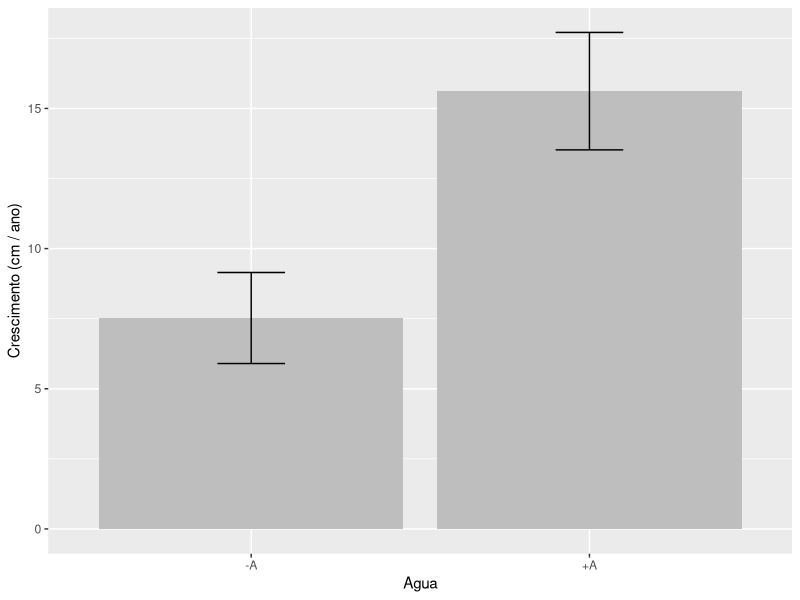
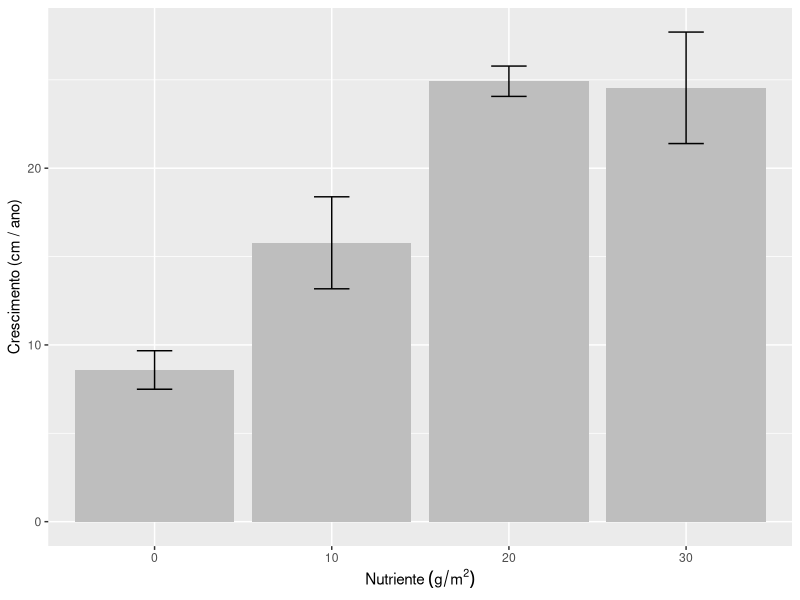
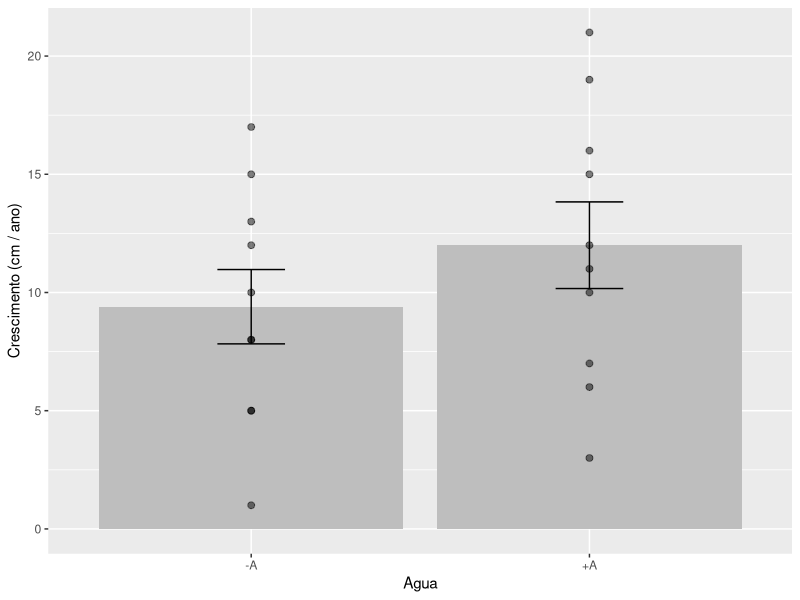
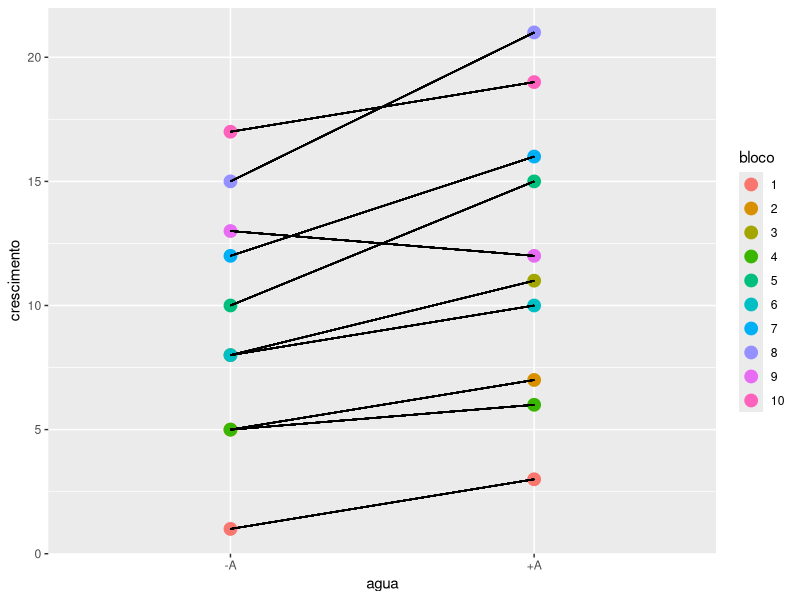
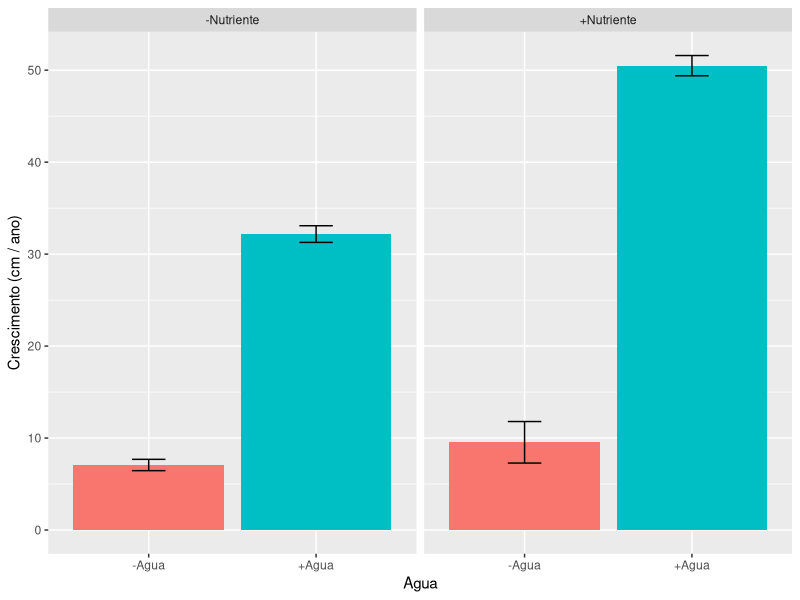
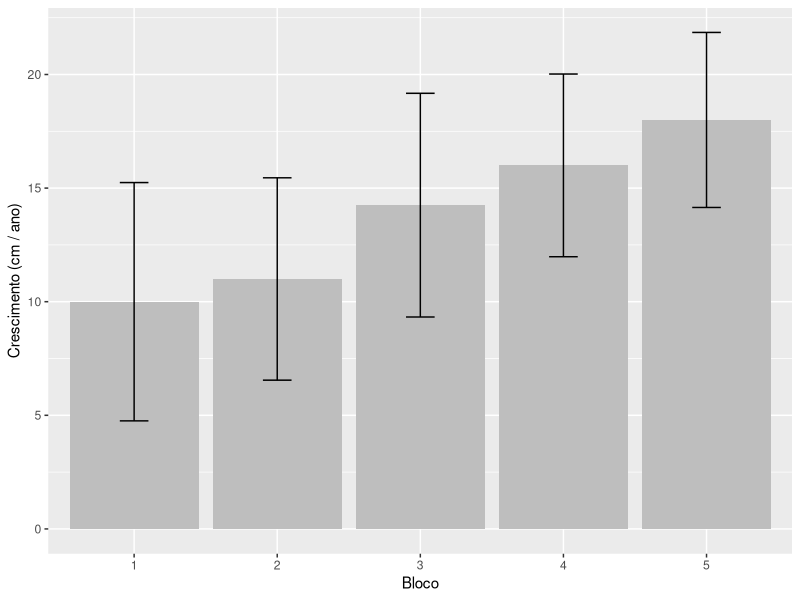
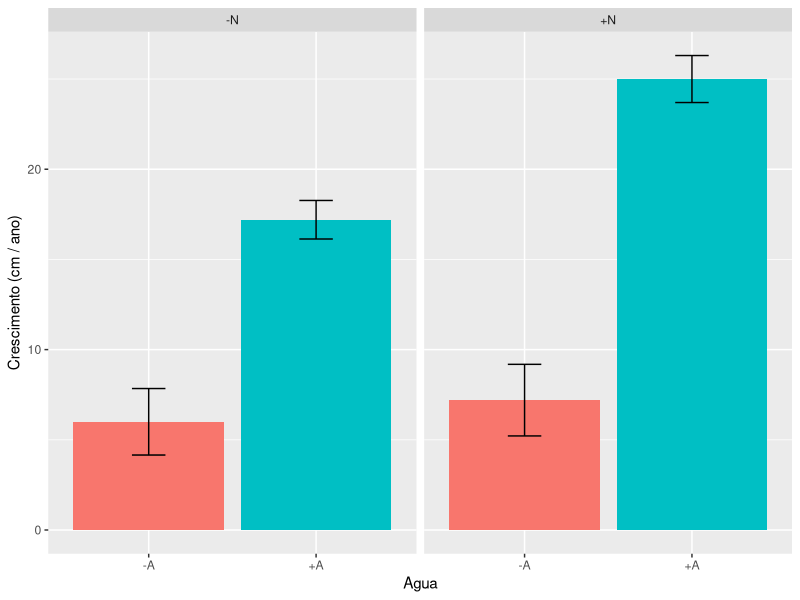
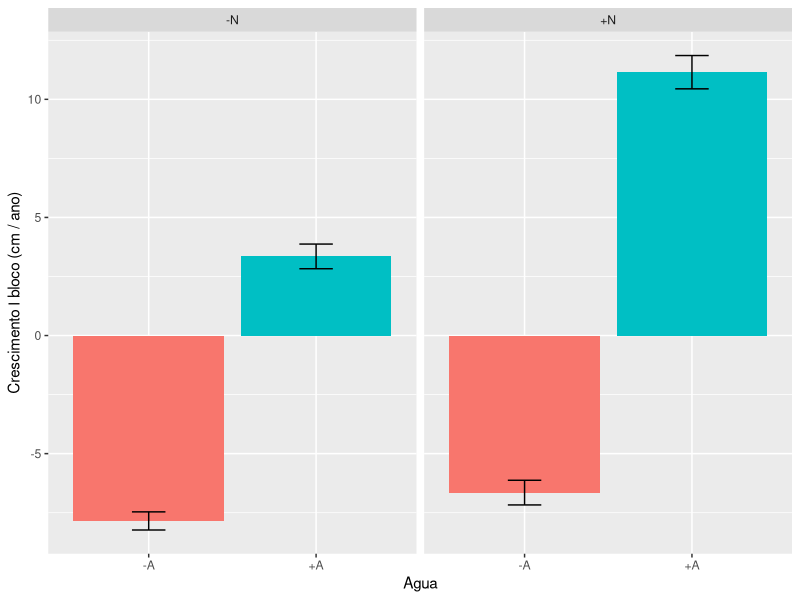

Reproduce these figures in R, in order.
#ANOVA FATORIAL
#Carlos Roberto Fonseca
#03 Junho 2025

#Packages
library(ggplot2)
library(dplyr)


#VARIAVEIS
# Y  - VARIAVEL CONTINUA
# X1 - VARIAVEL CATEGORICA
# X2 - VARIAVEL CATEGORICA

#HIPOTESES
# H0: X1 NAO INFLUENCIA Y
# H1: X1 INFLUENCIA Y

# H0: X2 NAO INFLUENCIA Y
# H1: X2 INFLUENCIA Y

# H0: NAO HA INTERACAO ENTRE X1 E X2 PARA DETERMINAR Y
# H1: HA INTERACAO ENTRE X1 E X2 PARA DETERMINAR Y


#EXEMPLO 1. ANOVA SIMPLES COM DOIS NIVEIS ####
#TRATAMENTO AGUA COM DOIS NIVEIS (-A e +A)
#N = 20, sendo 10 PLANTAS POR TRATAMENTO
#ALEATORIZACAO DECIDE QUAL PLANTAS RECEBE QUAL TRATAMENTO
agua <- factor(c(rep("-A",10), rep("+A",10)))
set.seed(245)
crescimento <- round(c(rnorm(10,8,4), rnorm(10,16,5)),2)
d <- data.frame(agua, crescimento)
View(d)

mod_agua <- aov(crescimento ~ agua, data = d)
anova(mod_agua)

ggplot(d, aes(agua, crescimento)) +
  stat_summary(geom = "bar", fun = mean, fill = "gray") +
  stat_summary(geom = "errorbar", width = .2, fun.data = mean_se) +
  labs(x = "Agua", y = "Crescimento (cm / ano)")


#EXEMPLO 2. ANOVA SIMPLES COM QUATRO NIVEIS ####
#TRATAMENTO NUTRIENTE COM QUATRO NIVEIS (0,10,20,30 g/m2)
#N= 20, sendo 5 PLANTAS POR NIVEL
#ALEATORIZACAO DECIDE QUAL PLANTAS RECEBE QUAL TRATAMENTO
nut <- factor(c(rep("0",5), rep("10",5), rep("20",5), rep("30",5)))
set.seed(123)
crescimento <- round(c(rnorm(5,8,3),rnorm(5,16,5),rnorm(5,24,3),rnorm(5,24,5)),2)
d <- data.frame(nut, crescimento)
View(d)

mod_nut4 <- aov(crescimento~nut, data = d)
anova(mod_nut4)

ggplot(d, aes(nut, crescimento)) +
  stat_summary(geom = "bar", fun = mean, fill = "gray") +
  stat_summary(geom = "errorbar", width = .2, fun.data = mean_se) +
  labs(x = expression ("Nutriente"~(g/m^2)), y = "Crescimento (cm / ano)")


#EXEMPLO 3. ANOVA SIMPLES EM BLOCO ####
#TRATAMENTO AGUA COM DOIS NIVEIS (-A e +A)
#10 BLOCOS COM DUAS PLANTAS EM CADA (N = 20)
#RANDOMIZACAO PARA DEFINIR TRATAMENTO FEITA DENTRO DO BLOCO (CARA,COROA)
agua <- factor(c(rep("-A",10), rep("+A",10)))
bloco <- factor(rep(seq(1:10),2))
crescimento <- c(1,5,8,5,10,8,12,15,13,17,3,7,11,6,15,10,16,21,12,19)
d <- data.frame(bloco, agua, crescimento)
d <- arrange(d, bloco, agua)
View(d)

mod_agua <- aov(crescimento ~ agua, data = d)
summary(mod_agua)

ggplot(d, aes(agua, crescimento)) +
  stat_summary(geom = "bar", fun = mean, fill = "gray") +
  stat_summary(geom = "errorbar", width = .2, fun.data = mean_se) +
  labs(x = "Agua", y = "Crescimento (cm / ano)") +
  geom_point(size = 2, alpha = 0.5)

mod_blocoagua <- aov(crescimento ~ bloco + agua, data = d)
summary(mod_blocoagua)

ggplot(d, aes(agua, crescimento, colour = bloco)) +
  geom_point (size = 4) +
  geom_segment(x = "-A", y = crescimento[1], xend = "+A", yend = crescimento[11], colour = "black") +
  geom_segment(x = "-A", y = crescimento[2], xend = "+A", yend = crescimento[12], colour = "black") +
  geom_segment(x = "-A", y = crescimento[3], xend = "+A", yend = crescimento[13], colour = "black") +
  geom_segment(x = "-A", y = crescimento[4], xend = "+A", yend = crescimento[14], colour = "black") +
  geom_segment(x = "-A", y = crescimento[5], xend = "+A", yend = crescimento[15], colour = "black") +
  geom_segment(x = "-A", y = crescimento[6], xend = "+A", yend = crescimento[16], colour = "black") +
  geom_segment(x = "-A", y = crescimento[7], xend = "+A", yend = crescimento[17], colour = "black") +
  geom_segment(x = "-A", y = crescimento[8], xend = "+A", yend = crescimento[18], colour = "black") +
  geom_segment(x = "-A", y = crescimento[9], xend = "+A", yend = crescimento[19], colour = "black") +
  geom_segment(x = "-A", y = crescimento[10], xend = "+A", yend = crescimento[20], colour = "black")
  

#EXEMPLO 4. ANOVA DE DOIS FATORES (SEM INTERACAO) ####
#TRATAMENTO AGUA E NUTRIENTE COM DOIS NIVEIS CADA
#20 PLANTAS NO TOTAL
#PRIMEIRA RANDOMIZACAO DECIDE AS DEZ PLANTAS QUE VAO RECEBER AGUA OU NAO
#SEGUNDA RANDOMIZACAO. PARA CADA TRATAMENTO DECIDE AS 5 QUE VAO RECEBER NUTRIENTE OU NAO
agua <- factor(c(rep("-A",10), rep("+A",10)))
nut <-  factor(rep(c(rep("-N",5), rep("+N",5)),2))
set.seed(123)
crescimento <- round(c(rnorm(5,10,3), rnorm(5,10,3), rnorm(5,30,3), rnorm(5,50,5)),2)
d <- data.frame(agua, nut, crescimento)
View(d)

mod_dois <- aov(crescimento ~ agua + nut, data = d)
anova(mod_dois)


#EXEMPLO 5. ANOVA FATORIAL DE DOIS FATORES (COM INTERACAO) ####
#TRATAMENTO AGUA E NUTRIENTE COM DOIS NIVEIS CADA
#20 PLANTAS NO TOTAL
#PRIMEIRA RANDOMIZACAO DECIDE AS DEZ PLANTAS QUE VAO RECEBER AGUA OU N?O
#SEGUNDA RANDOMIZACAO. PARA CADA TRATAMENTO DECIDE AS 5 QUE VAO RECEBER NUTRIENTE OU N?O
agua <- factor(c(rep("-Agua",10), rep("+Agua",10)))
nut <-  factor(rep(c(rep("-Nutriente",5), rep("+Nutriente",5)),2))
crescimento <- round(c(rnorm(5,10,4), rnorm(5,10,4), rnorm(5,30,4), rnorm(5,50,5)),2)
d <- data.frame(agua, nut, crescimento)
View(d)

mod_fatorial <- aov(crescimento~agua+nut+agua:nut)
mod_fatorial <- aov(crescimento~agua*nut)
anova(mod_fatorial)


ggplot(d, aes(agua, crescimento, fill = agua)) +
  stat_summary(geom = "bar", fun = mean) +
  stat_summary(geom = "errorbar", width = .2, fun.data = mean_se)+
  facet_wrap(~nut) +
  labs(x = "Agua", y = "Crescimento (cm / ano)") +
  theme(legend.position = "none")


#EXEMPLO 6. ANOVA FATORIAL EM BLOCO (GRADIENTE) ####
agua <- factor(c(rep("-A",10), rep("+A",10)))
nut <-  factor(rep(c(rep("-N",5), rep("+N",5)),2))
crescimento <- c(1,3,6,9,11,2,4,7,10,13,14,16,17,19,20,23,21,27,26,28)
bloco <- factor(rep(seq(1:5),4))
d <- data.frame(bloco, agua, nut, crescimento)
d <- arrange(d, bloco, agua, nut)
View(d)

#Figura 6a - Variacao entre blocos - gradiente ambiental?
ggplot(d, aes(bloco, crescimento)) +
  stat_summary(geom = "bar", fun = mean, fill = "gray") +
  stat_summary(geom = "errorbar", width = .2, fun.data = mean_se) +
  labs(x = "Bloco", y = "Crescimento (cm / ano)")

Mod_sembloco <- aov(crescimento ~ agua*nut)
summary(Mod_sembloco)

mod_combloco <- aov(crescimento ~ bloco + agua*nut)
summary(mod_combloco)

#Representacao normal - variacao entre blocos nao controlada
ggplot(d, aes(agua, crescimento, fill = agua)) +
  stat_summary(geom = "bar", fun = mean) +
  stat_summary(geom = "errorbar", width = .2, fun.data = mean_se)+
  facet_wrap(~nut) +
  labs(x = "Agua", y = "Crescimento (cm / ano)") +
  theme(legend.position = "none")

#Representacao alternativa - controlando pelo bloco
#Crescimento das plantas e dado pela diferença em relacao a media do bloco
mod_b <- lm(crescimento ~ bloco, data = d)
d$cresc_b <- mod_b$residuals

ggplot(d, aes(agua, cresc_b, fill = agua)) +
  stat_summary(geom = "bar", fun = mean) +
  stat_summary(geom = "errorbar", width = .2, fun.data = mean_se)+
  facet_wrap(~nut) +
  labs(x = "Agua", y = "Crescimento ǀ bloco (cm / ano)") +
  theme(legend.position = "none")


#EXEMPLO 7. ANOVA FATORIAL TRES FATORES EM BLOCO ####
agua <- factor(c(rep(c(rep("-Agua",4), rep("+Agua",4)),3)))
fos <-  factor(rep(c(rep(c(rep("-F",2), rep("+F",2)),6))))
nit<-  factor(rep(c(rep("-N",1), rep("+N",1)),12))
bloco <- factor(rep(seq(1:3),each = 8))
crescimento <- c(1,3,6,9,11,23,4,47,  10,13,14,23,17,19,20,44,23,30,26,28,24,67,76,73)
d <- data.frame(bloco,agua,fos,nit,crescimento)
d <- arrange(d, bloco, agua, fos, nit)

View(d)

mod_tres <- aov(crescimento ~ bloco + agua*fos*nit, data = d)
summary(mod_tres)

ggplot(d, aes(x = agua, y = crescimento, fill = agua)) +
  stat_summary(geom = "bar", fun = mean) +
  stat_summary(geom = "errorbar", width = .2, fun.data = mean_se)+
  facet_wrap(fos~nit, ncol = 4) +
  labs(x = "Tratamentos", y = "Crescimento (cm / ano)") +
  theme(legend.position = "none")

ggplot(d, aes(fos:nit, crescimento, fill = fos:nit)) +
  stat_summary(geom = "bar", fun = mean) +
  stat_summary(geom = "errorbar", width = .2, fun.data = mean_se)+
  facet_wrap(agua) +
  labs(x = "Tratamentos", y = "Crescimento (cm / ano)") +
  theme(legend.position = "none")

#Representacao de anova fatorial em bloco
mod_b <- lm(crescimento ~ bloco, data = d)
d$cresc_b <- mod_b$residuals

ggplot(d, aes(fos:nit, cresc_b, fill = fos:nit)) +
  stat_summary(geom = "bar", fun = mean) +
  stat_summary(geom = "errorbar", width = .2, fun.data = mean_se)+
  facet_wrap(agua) +
  labs(x = "Tratamentos", y = "Crescimento (cm / ano)") +
  theme(legend.position = "none")

